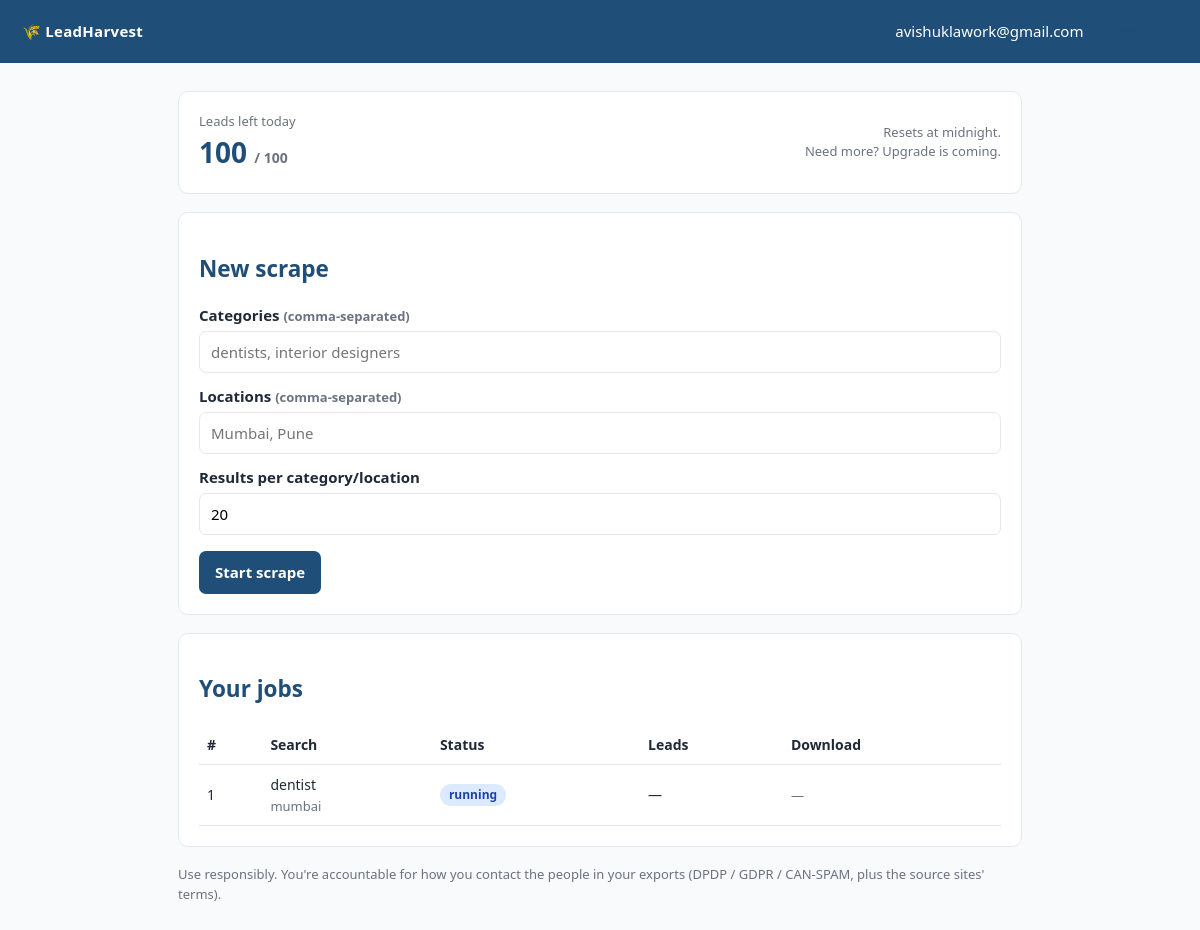
Page / (signed in) on the earlier database version.
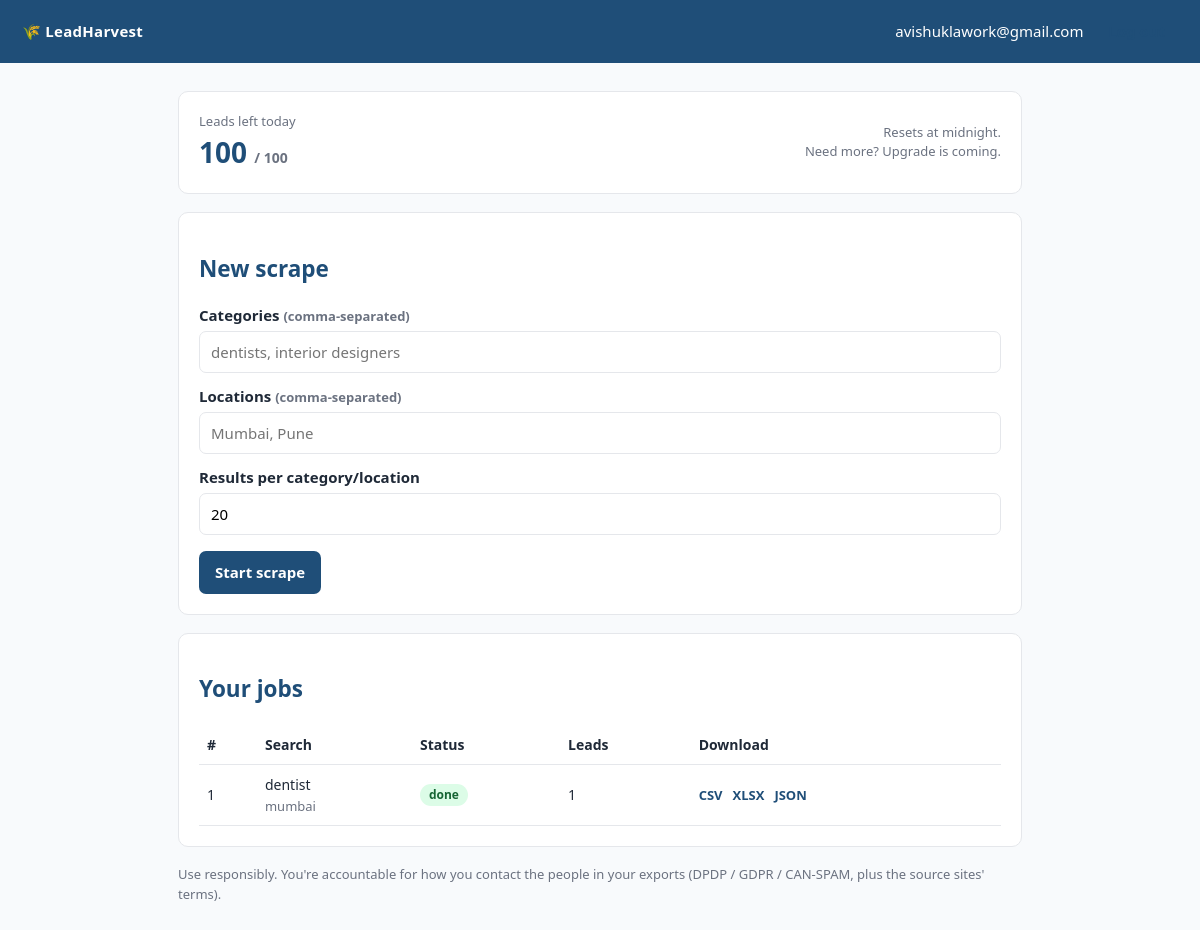
Same page on the later database version.
### webapp/models.py (models this page shows, shortened)
class User(Base):
    __tablename__ = "users"
    id: Mapped[int] = mapped_column(primary_key=True)
    email: Mapped[str] = mapped_column(String(255), unique=True, index=True)
    password_hash: Mapped[str] = mapped_column(String(255))
    api_token: Mapped[str] = mapped_column(String(64), unique=True, index=True,
                                           default=_new_token)
    daily_quota: Mapped[int] = mapped_column(Integer, default=DEFAULT_DAILY_QUOTA)
    quota_used: Mapped[int] = mapped_column(Integer, default=0)
    quota_date: Mapped[date] = mapped_column(Date, default=date.today)
    created_at: Mapped[datetime] = mapped_column(DateTime, default=datetime.utcnow)
    jobs: Mapped[list["ScrapeJob"]] = relationship(back_populates="user")

class ScrapeJob(Base):
    __tablename__ = "jobs"
    id: Mapped[int] = mapped_column(primary_key=True)
    user_id: Mapped[int] = mapped_column(ForeignKey("users.id"), index=True)
    categories: Mapped[str] = mapped_column(Text)
    locations: Mapped[str] = mapped_column(Text)
    limit_per_query: Mapped[int] = mapped_column(Integer, default=20)
    max_leads: Mapped[int] = mapped_column(Integer, default=DEFAULT_DAILY_QUOTA)
    status: Mapped[str] = mapped_column(String(20), default="queued", index=True)
    phase: Mapped[str] = mapped_column(String(20), default="")  # maps | emails
    progress_done: Mapped[int] = mapped_column(Integer, default=0)
    progress_total: Mapped[int] = mapped_column(Integer, default=0)
    result_count: Mapped[int] = mapped_column(Integer, default=0)
    email_count: Mapped[int] = mapped_column(Integer, default=0)
    error: Mapped[str] = mapped_column(Text, default="")
    created_at: Mapped[datetime] = mapped_column(DateTime, default=datetime.utcnow)
    finished_at: Mapped[datetime | None] = mapped_column(DateTime, nullable=True)
    user: Mapped["User"] = relationship(back_populates="jobs")

### webapp/main.py (the view)
@app.get("/", response_class=HTMLResponse)
def dashboard(request: Request, db: Session = Depends(get_db)):
    user = current_user(request, db)
    if not user:
        return RedirectResponse("/login", status_code=303)
    jobs = (db.query(models.ScrapeJob)
              .filter_by(user_id=user.id)
              .order_by(models.ScrapeJob.id.desc())
              .limit(50).all())
    return templates.TemplateResponse("dashboard.html", {
        "request": request, "user": user, "jobs": jobs,
        "remaining": user.remaining_quota(), "formats": exporters.available_formats(),
        "error": request.query_params.get("error"),
    })

### webapp/templates/dashboard.html (shortened to what this page needs)
{% extends "base.html" %}
{% block nav %}
  <span>{{ user.email }} &nbsp;
    <form method="post" action="/logout" style="display:inline">
      <button class="ghost" style="padding:5px 12px" type="submit">Log out</button>
    </form>
  </span>
{% endblock %}
{% block content %}
  <div class="card">
    <div style="display:flex;justify-content:space-between;align-items:center">
      <div>
        <div class="muted">Leads left today</div>
        <div class="quota">{{ remaining }} <span class="muted" style="font-size:14px">/ {{ user.daily_quota }}</span></div>
      </div>
      <div class="muted" style="text-align:right">Resets at midnight.<br>Need more? Upgrade is coming.</div>
    </div>
  </div>
  <div class="card">
    <h2>New scrape</h2>
    <form method="post" action="/jobs">
      <label for="categories">Categories <span class="muted">(comma-separated)</span></label>
      <input id="categories" type="text" name="categories" placeholder="dentists, interior designers" required>
      <label for="locations">Locations <span class="muted">(comma-separated)</span></label>
      <input id="locations" type="text" name="locations" placeholder="Mumbai, Pune" required>
      <label for="limit_per_query">Results per category/location</label>
      <input id="limit_per_query" type="number" name="limit_per_query" value="20" min="1" max="50">
      <div style="margin-top:16px">
        <button type="submit" {% if remaining <= 0 %}disabled{% endif %}>
          {% if remaining <= 0 %}Daily limit reached{% else %}Start scrape{% endif %}
        </button>
      </div>
    </form>
  </div>
  <div class="card">
    <h2>Your jobs</h2>
    {% if not jobs %}
      <p class="muted">No jobs yet. Start one above.</p>
    {% else %}
    <table>
      <thead><tr><th>#</th><th>Search</th><th>Status</th><th>Leads</th><th>Download</th></tr></thead>
      <tbody>
      {% for j in jobs %}
        <tr data-job="{{ j.id }}" data-status="{{ j.status }}">
          <td>{{ j.id }}</td>
          <td>{{ j.categories }}<br><span class="muted">{{ j.locations }}</span></td>
          <td class="js-status"><span class="pill {{ j.status }}">{{ j.status }}</span>
              </td>
          <td class="js-count">{{ j.result_count if j.status == 'done' else '—' }}</td>
          <td class="js-dl dl">
            {% if j.status == 'done' %}
              {% for f in formats %}<a href="/jobs/{{ j.id }}/download?format={{ f }}">{{ f|upper }}</a>{% endfor %}
            {% else %}<span class="muted">—</span>{% endif %}
          </td>
        </tr>
      {% endfor %}
      </tbody>
    </table>
    {% endif %}
  </div>
  <p class="muted">Use responsibly. You're accountable for how you contact the people in your exports
     (DPDP / GDPR / CAN-SPAM, plus the source sites' terms).</p>
{% endblock %}

### webapp/templates/base.html (shortened to what this page needs)
<!doctype html>
<html lang="en">
<head>
</head>
<body>
  <header>
    <a class="brand" href="/">🌾 LeadHarvest</a>
    {% block nav %}{% endblock %}
  </header>
  <main>{% block content %}{% endblock %}</main>
</body>
</html>

### webapp/templates/base.html (style rules this page uses)
:root { --ink:#1f2937; --line:#e5e7eb; --brand:#1f4e78; --bg:#f8fafc; }
* { box-sizing: border-box; }
body { margin:0; font:15px/1.5 system-ui,-apple-system,Segoe UI,Roboto,sans-serif; color:var(--ink); background:var(--bg); }
header { background:var(--brand); color:#fff; padding:14px 22px; display:flex; align-items:center; justify-content:space-between; }
header a { color:#fff; text-decoration:none; }
header .brand { font-weight:700; letter-spacing:.3px; }
main { max-width:880px; margin:28px auto; padding:0 18px; }
.card { background:#fff; border:1px solid var(--line); border-radius:10px; padding:20px; margin-bottom:18px; }
h1,h2 { color:var(--brand); }
label { display:block; font-weight:600; margin:12px 0 4px; }
input, button { font:inherit; }
input[type=text],input[type=email],input[type=password],input[type=number] { width:100%; padding:9px 11px; border:1px solid var(--line); border-radius:7px; }
button { background:var(--brand); color:#fff; border:0; border-radius:7px; padding:10px 16px; cursor:pointer; font-weight:600; }
button.ghost { background:transparent; color:var(--brand); border:1px solid var(--brand); }
table { width:100%; border-collapse:collapse; }
th,td { text-align:left; padding:9px 8px; border-bottom:1px solid var(--line); font-size:14px; }
.pill { display:inline-block; padding:2px 9px; border-radius:999px; font-size:12px; font-weight:600; }
.done { background:#dcfce7;color:#166534 }
.muted { color:#6b7280;font-size:13px }
.quota { font-size:28px;font-weight:700;color:var(--brand) }
.dl a { color:var(--brand);text-decoration:none;margin-right:10px;font-weight:600;font-size:13px }

Differences in the rows shown:
changed ScrapeJob "dentist": status "running" → "done"; status+result_count "—" → "1"; no longer shows "—"
Other differences:
new list line: "CSV"
new list line: "XLSX"
new list line: "JSON"
